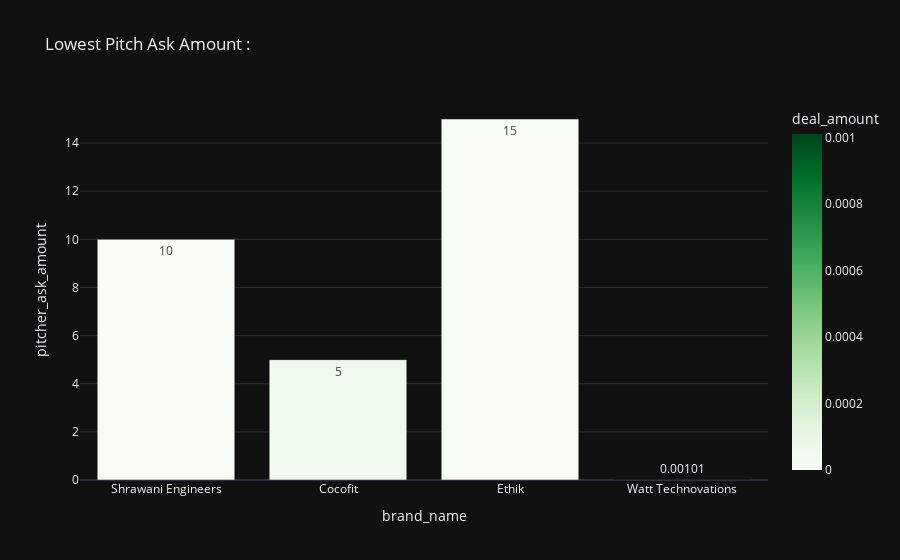

The code cell stored with this chart in its notebook:
### Markdown cell above
---
Minimal Pitch Amount Inquired
---

### Code cell
low=df[df["pitcher_ask_amount"]<20]
figure=px.bar(
    
    low,
    
    x='brand_name',
    
    y='pitcher_ask_amount',
    
    title="Lowest Pitch Ask Amount :",
    
    text_auto=True,
    
    color='deal_amount',
    
    color_continuous_scale='greens',  # Use 'greens' for a white and green color scale
    
    template="plotly_dark")

figure.show()

### Figure 1 — Plotly figure (JSON) as saved in the notebook; plotly's stock layout.template omitted (floating-point values rounded to 4 significant figures)
{"data": [{"alignmentgroup": "True", "hovertemplate": "brand_name=%{x}<br>pitcher_ask_amount=%{y}<br>deal_amount=%{marker.color}<extra></extra>", "legendgroup": "", "marker": {"color": [0, 5e-05, 0, 0.00101], "coloraxis": "coloraxis", "pattern": {"shape": ""}}, "name": "", "offsetgroup": "", "orientation": "v", "showlegend": false, "textposition": "auto", "texttemplate": "%{y}", "type": "bar", "x": ["Shrawani Engineers", "Cocofit", "Ethik", "Watt Technovations"], "xaxis": "x", "y": [10, 5, 15, 0.00101], "yaxis": "y"}], "layout": {"barmode": "relative", "coloraxis": {"colorbar": {"title": {"text": "deal_amount"}}, "colorscale": [[0, "rgb(247,252,245)"], [0.125, "rgb(229,245,224)"], [0.25, "rgb(199,233,192)"], [0.375, "rgb(161,217,155)"], [0.5, "rgb(116,196,118)"], [0.625, "rgb(65,171,93)"], [0.75, "rgb(35,139,69)"], [0.875, "rgb(0,109,44)"], [1, "rgb(0,68,27)"]]}, "legend": {"tracegroupgap": 0}, "title": {"text": "Lowest Pitch Ask Amount :"}, "xaxis": {"anchor": "y", "domain": [0, 1], "title": {"text": "brand_name"}}, "yaxis": {"anchor": "x", "domain": [0, 1], "title": {"text": "pitcher_ask_amount"}}}}
